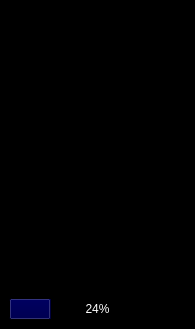
<ui version="4.0" >
 <author></author>
 <comment></comment>
 <exportmacro></exportmacro>
 <class>Startup</class>
 <widget class="QWidget" name="Startup" >
  <property name="geometry" >
   <rect>
    <x>0</x>
    <y>0</y>
    <width>195</width>
    <height>329</height>
   </rect>
  </property>
  <property name="palette" >
   <palette>
    <active>
     <color>
      <red>255</red>
      <green>255</green>
      <blue>255</blue>
     </color>
     <color>
      <red>0</red>
      <green>0</green>
      <blue>0</blue>
     </color>
     <color>
      <red>0</red>
      <green>0</green>
      <blue>0</blue>
     </color>
     <color>
      <red>0</red>
      <green>0</green>
      <blue>0</blue>
     </color>
     <color>
      <red>0</red>
      <green>0</green>
      <blue>0</blue>
     </color>
     <color>
      <red>0</red>
      <green>0</green>
      <blue>0</blue>
     </color>
     <color>
      <red>255</red>
      <green>255</green>
      <blue>255</blue>
     </color>
     <color>
      <red>255</red>
      <green>255</green>
      <blue>255</blue>
     </color>
     <color>
      <red>255</red>
      <green>255</green>
      <blue>255</blue>
     </color>
     <color>
      <red>0</red>
      <green>0</green>
      <blue>0</blue>
     </color>
     <color>
      <red>0</red>
      <green>0</green>
      <blue>0</blue>
     </color>
     <color>
      <red>0</red>
      <green>0</green>
      <blue>0</blue>
     </color>
     <color>
      <red>0</red>
      <green>0</green>
      <blue>81</blue>
     </color>
     <color>
      <red>255</red>
      <green>255</green>
      <blue>255</blue>
     </color>
     <color>
      <red>0</red>
      <green>0</green>
      <blue>255</blue>
     </color>
     <color>
      <red>255</red>
      <green>0</green>
      <blue>255</blue>
     </color>
     <color>
      <red>0</red>
      <green>0</green>
      <blue>0</blue>
     </color>
    </active>
    <inactive>
     <color>
      <red>255</red>
      <green>255</green>
      <blue>255</blue>
     </color>
     <color>
      <red>0</red>
      <green>0</green>
      <blue>0</blue>
     </color>
     <color>
      <red>0</red>
      <green>0</green>
      <blue>0</blue>
     </color>
     <color>
      <red>0</red>
      <green>0</green>
      <blue>0</blue>
     </color>
     <color>
      <red>0</red>
      <green>0</green>
      <blue>0</blue>
     </color>
     <color>
      <red>0</red>
      <green>0</green>
      <blue>0</blue>
     </color>
     <color>
      <red>255</red>
      <green>255</green>
      <blue>255</blue>
     </color>
     <color>
      <red>255</red>
      <green>255</green>
      <blue>255</blue>
     </color>
     <color>
      <red>255</red>
      <green>255</green>
      <blue>255</blue>
     </color>
     <color>
      <red>0</red>
      <green>0</green>
      <blue>0</blue>
     </color>
     <color>
      <red>0</red>
      <green>0</green>
      <blue>0</blue>
     </color>
     <color>
      <red>0</red>
      <green>0</green>
      <blue>0</blue>
     </color>
     <color>
      <red>0</red>
      <green>0</green>
      <blue>81</blue>
     </color>
     <color>
      <red>255</red>
      <green>255</green>
      <blue>255</blue>
     </color>
     <color>
      <red>0</red>
      <green>0</green>
      <blue>255</blue>
     </color>
     <color>
      <red>255</red>
      <green>0</green>
      <blue>255</blue>
     </color>
     <color>
      <red>0</red>
      <green>0</green>
      <blue>0</blue>
     </color>
    </inactive>
    <disabled>
     <color>
      <red>0</red>
      <green>0</green>
      <blue>0</blue>
     </color>
     <color>
      <red>0</red>
      <green>0</green>
      <blue>0</blue>
     </color>
     <color>
      <red>0</red>
      <green>0</green>
      <blue>0</blue>
     </color>
     <color>
      <red>0</red>
      <green>0</green>
      <blue>0</blue>
     </color>
     <color>
      <red>0</red>
      <green>0</green>
      <blue>0</blue>
     </color>
     <color>
      <red>0</red>
      <green>0</green>
      <blue>0</blue>
     </color>
     <color>
      <red>0</red>
      <green>0</green>
      <blue>0</blue>
     </color>
     <color>
      <red>255</red>
      <green>255</green>
      <blue>255</blue>
     </color>
     <color>
      <red>0</red>
      <green>0</green>
      <blue>0</blue>
     </color>
     <color>
      <red>0</red>
      <green>0</green>
      <blue>0</blue>
     </color>
     <color>
      <red>0</red>
      <green>0</green>
      <blue>0</blue>
     </color>
     <color>
      <red>0</red>
      <green>0</green>
      <blue>0</blue>
     </color>
     <color>
      <red>0</red>
      <green>0</green>
      <blue>67</blue>
     </color>
     <color>
      <red>255</red>
      <green>255</green>
      <blue>255</blue>
     </color>
     <color>
      <red>0</red>
      <green>0</green>
      <blue>255</blue>
     </color>
     <color>
      <red>255</red>
      <green>0</green>
      <blue>255</blue>
     </color>
     <color>
      <red>0</red>
      <green>0</green>
      <blue>0</blue>
     </color>
    </disabled>
   </palette>
  </property>
  <property name="windowTitle" >
   <string>SymSolon...</string>
  </property>
  <layout class="QVBoxLayout" >
   <property name="margin" >
    <number>9</number>
   </property>
   <property name="spacing" >
    <number>6</number>
   </property>
   <item>
    <widget class="QLabel" name="label" >
     <property name="text" >
      <string/>
     </property>
     <property name="pixmap" >
      <pixmap/>
     </property>
    </widget>
   </item>
   <item>
    <widget class="QProgressBar" name="progressBar" >
     <property name="value" >
      <number>24</number>
     </property>
     <property name="orientation" >
      <enum>Qt::Horizontal</enum>
     </property>
    </widget>
   </item>
  </layout>
 </widget>
 <pixmapfunction></pixmapfunction>
 <resources/>
 <connections/>
</ui>
